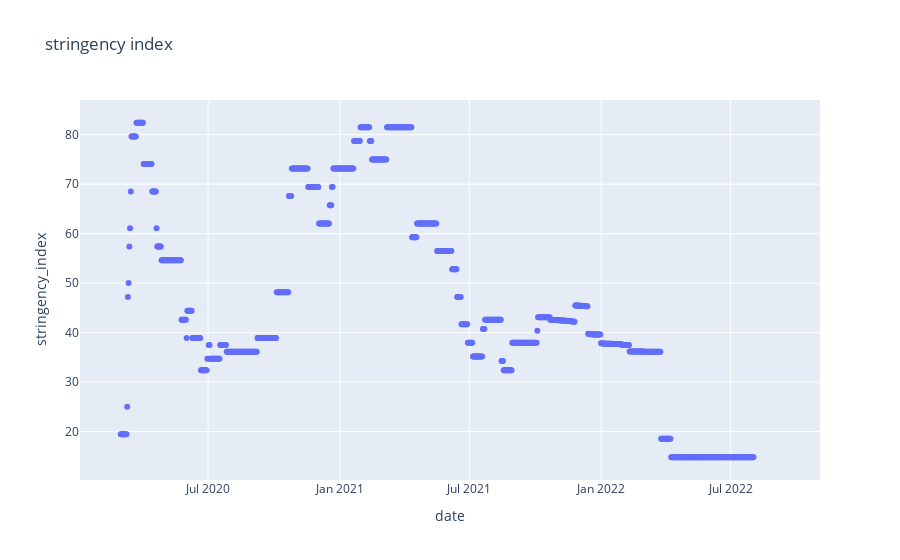

The notebook cell saved with this chart:
### Code cell
# define a data variable
data = [go.Scatter(
    x = restriction_index['ds'],
    y = restriction_index['stringency_index'],
    mode = 'markers',
)]
# define the layout, include a title and axis labels
layout = go.Layout(
    title = 'stringency index', # Graph title
    xaxis = dict(title = 'date'), # x-axis label
    yaxis = dict(title = 'stringency_index'), # y-axis label
    hovermode ='closest') # handles multiple points landing on the same vertical
# Create a fig from the data and layout. Then plot the fig
fig = go.Figure(data=data, layout=layout)
fig.show()

### Figure 1 — Plotly figure (JSON) as saved in the notebook; plotly's stock layout.template omitted (floating-point values rounded to 4 significant figures; data arrays with more than 128 entries replaced by an {"elided": "..."} marker saying what was removed)
{"data": [{"mode": "markers", "type": "scatter", "x": {"elided": "921 str values"}, "y": {"elided": "921 float values"}}], "layout": {"autosize": true, "hovermode": "closest", "title": {"text": "stringency index"}, "xaxis": {"autorange": true, "range": ["2020-01-06 13:45:44.3695", "2022-10-31 10:14:15.6305"], "title": {"text": "date"}, "type": "date"}, "yaxis": {"autorange": true, "range": [9.231, 87.99], "title": {"text": "stringency_index"}, "type": "linear"}}}
